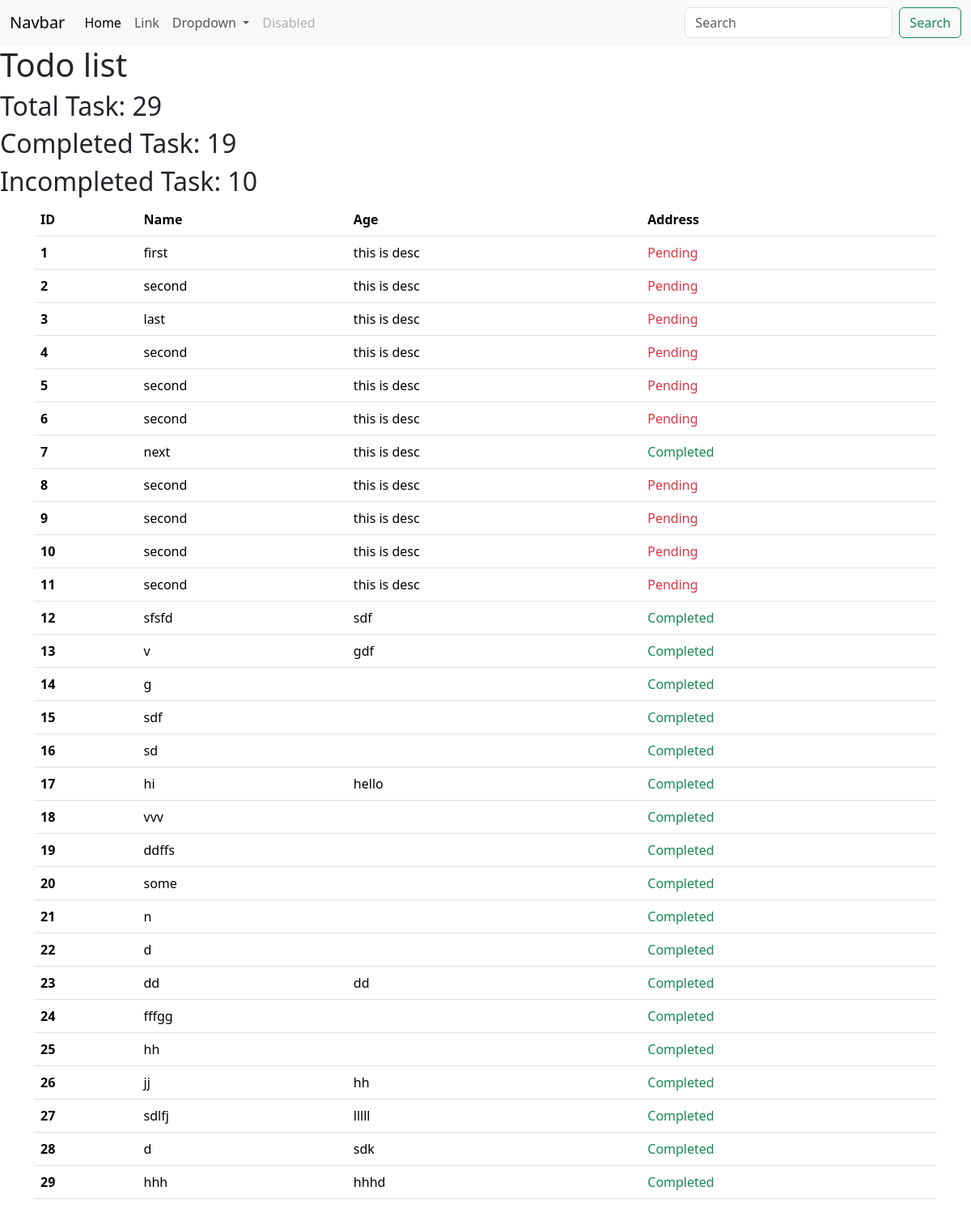
Page /todo/task/ on the earlier database version.
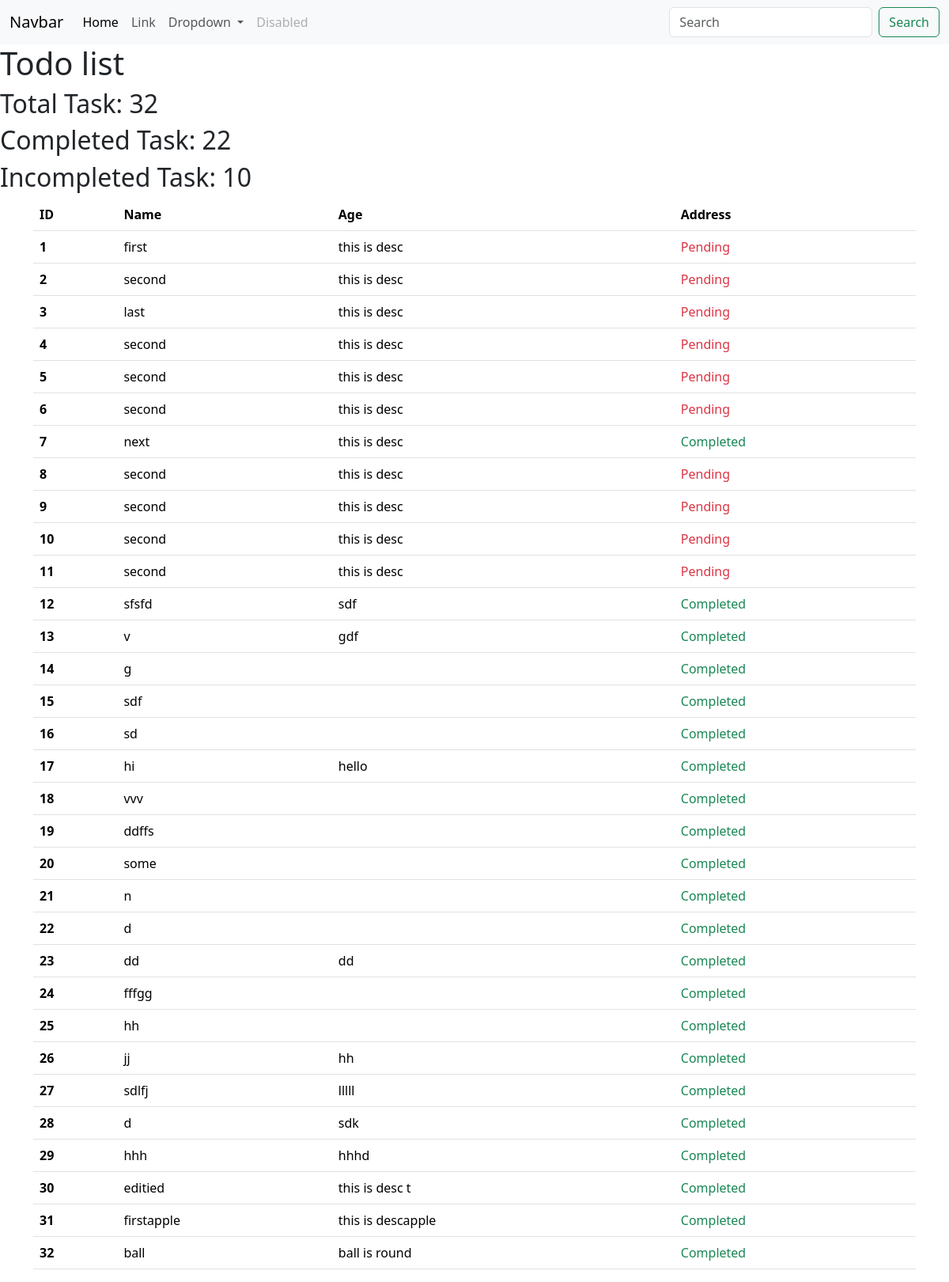
Same page on the later database version.
### todolist/models.py (models this page shows)
class Todo(models.Model):
    title = models.CharField(max_length=100)
    description = models.TextField()
    status = models.BooleanField(default=True)

### todolist/views.py (the view)
# urls.py: path('task/', task),
def task(request):
    task=Todo.objects.all()
    total_task=task.count()
    completed=task.filter(status=True).count()
    incompleted=task.filter(status=False).count()
    print("Completed: ", completed)  # First runserver, then refresh the browser and see the terminal
    context={
        "task":task,
        "total_task":total_task,
        "completed":completed,
        "incompleted":incompleted
    }
    return render(request, 'task.html', context)

### templates/task.html (shortened to what this page needs)
{% extends 'base.html'%}
{%block body%}
<h1> Todo list </h1>
<h2> Total Task: {{total_task}} </h2>
<h2> Completed Task:  {{completed}} </h2>
<h2> Incompleted Task:  {{incompleted}} </h2>
<div class="container">
  <table class="table">
  <thead>
    <tr>
      <th scope="col">ID</th>
      <th scope="col">Name</th>
      <th scope="col">Age</th>
      <th scope="col">Address</th>
    </tr>
  </thead>
  <tbody>
    {% for i in task %}
    <tr>
      <th scope="row">  {{forloop.counter}} </th>
      <td>{{i.title}}</td>
      <td> {{i.description}} </td>
      <td>
        {% if i.status %}
        <span class='text-success'> Completed </span>
        {%else%}
        <span class="text-danger">Pending </span>
          {%endif%}
        </td>
    </tr>
    {%endfor%}
  </tbody>
</table>
</div>
{%endblock body%}

### templates/base.html (shortened to what this page needs)
<!DOCTYPE html>
<html lang="en">
<head>
    <link href="https://cdn.jsdelivr.net/npm/bootstrap@5.3.8/dist/css/bootstrap.min.css" rel="stylesheet"
>
</head>
<body>
    <nav class="navbar navbar-expand-lg bg-body-tertiary">
        <div class="container-fluid">
            <a class="navbar-brand" href="#">Navbar</a>
            <div class="collapse navbar-collapse" id="navbarSupportedContent">
                <ul class="navbar-nav me-auto mb-2 mb-lg-0">
                    <li class="nav-item">
                        <a class="nav-link active" aria-current="page" href="#">Home</a>
                    </li>
                    <li class="nav-item">
                        <a class="nav-link" href="#">Link</a>
                    </li>
                    <li class="nav-item dropdown">
                        <a class="nav-link dropdown-toggle" href="#" role="button" data-bs-toggle="dropdown"
                            aria-expanded="false">
                            Dropdown
                        </a>
                    </li>
                    <li class="nav-item">
                        <a class="nav-link disabled" aria-disabled="true">Disabled</a>
                    </li>
                </ul>
                <form class="d-flex" role="search">
                    <input class="form-control me-2" type="search" placeholder="Search" aria-label="Search" />
                    <button class="btn btn-outline-success" type="submit">Search</button>
                </form>
            </div>
        </div>
    </nav>
    {% block body %}
    {% endblock body %}
</body>
</html>

Differences in the rows shown:
added Todo: title "editied", description "this is desc t", status "Completed"
added Todo: title "firstapple", description "this is descapple", status "Completed"
added Todo: title "ball", description "ball is round", status "Completed"
Other differences:
{{ total_task }}: "29" → "32"
{{ completed }}: "19" → "22"
